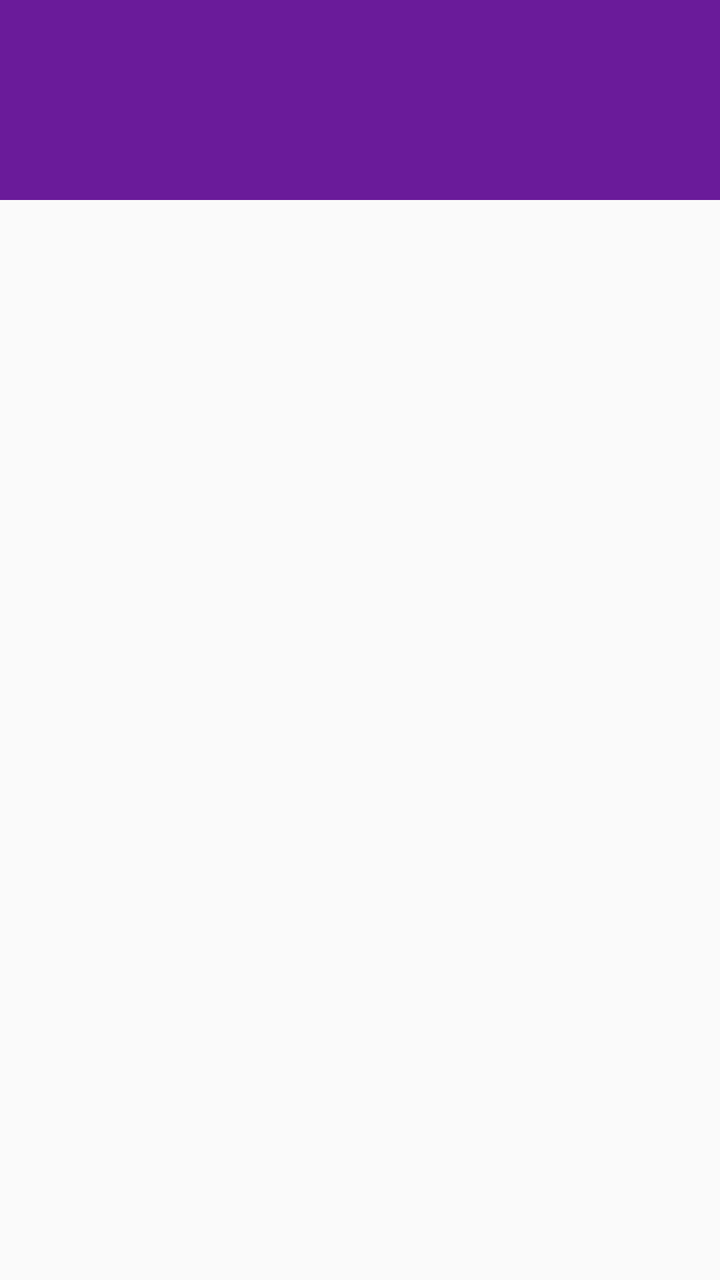
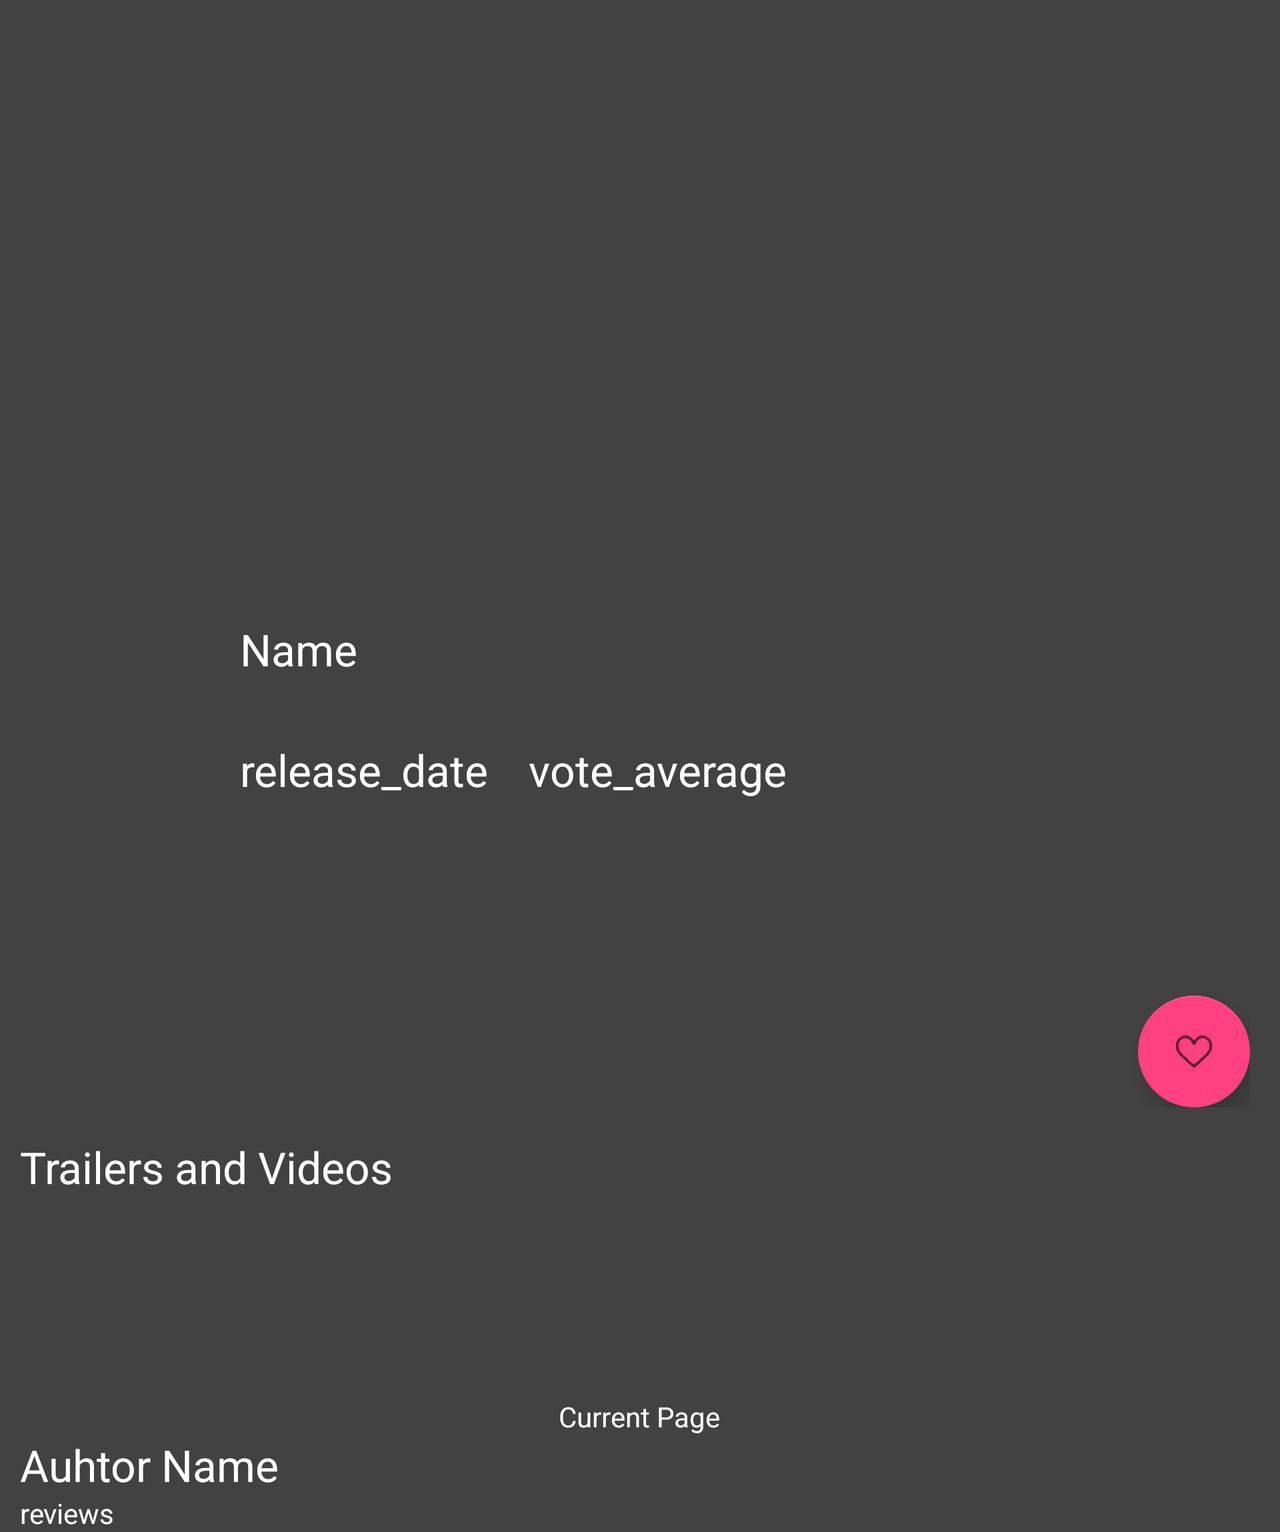

One screen, two layout resources from the same app: the default and the repository's alternative for another configuration. Each is rendered where Android would select it; the XML of both is given below.
<!-- AndroidManifest.xml: application theme AppTheme -->
<!-- res/layout/activity_details.xml -->
<?xml version="1.0" encoding="utf-8"?>
<RelativeLayout xmlns:android="http://schemas.android.com/apk/res/android"
    xmlns:tools="http://schemas.android.com/tools"
    android:layout_width="match_parent"
    android:layout_height="match_parent"
    tools:context=".DetailsActivity">
    <FrameLayout
        android:id="@+id/frame_movie_name"
        android:layout_width="match_parent"
        android:layout_height="100dp"
        android:background="@color/colorPrimaryDark">
        <TextView
            android:id="@+id/tv_movie_name"
            android:layout_width="wrap_content"
            android:layout_height="wrap_content"
            android:layout_gravity="center"
            android:fontFamily="cursive"
            android:textColor="#FFFFFF"
            android:textAppearance="@style/TextAppearance.AppCompat.Large"/>

    </FrameLayout>
    <RelativeLayout
        android:id="@+id/image_year_rating"
        android:layout_marginTop="10dp"
        android:layout_below="@id/frame_movie_name"
        android:layout_width="match_parent"
        android:layout_height="wrap_content">
            <ImageView
                android:id="@+id/image_poster"
                android:layout_width="150dp"
                android:layout_height="150dp"
                android:layout_alignParentStart="true"
                android:layout_marginRight="10dp"/>
            <TextView
                android:id="@+id/tv_release_date"
                android:layout_width="match_parent"
                android:layout_height="wrap_content"
                android:fontFamily="cursive"
                android:textStyle="italic"
                android:textAppearance="@style/Base.TextAppearance.AppCompat.Large"
                android:layout_toRightOf="@id/image_poster"
                android:layout_marginBottom="10dp"/>
            <TextView
                android:id="@+id/tv_vote_average"
                android:textAppearance="@style/Base.TextAppearance.AppCompat.Large"
                android:layout_width="match_parent"
                android:layout_height="wrap_content"
                android:fontFamily="cursive"
                android:textStyle="italic"
                android:layout_toRightOf="@id/image_poster"
                android:layout_below="@id/tv_release_date"/>
        <ProgressBar
            android:id="@+id/pb_load_status"
            android:layout_width="wrap_content"
            android:layout_height="wrap_content"
            android:visibility="invisible"/>




    </RelativeLayout>
    <FrameLayout
        android:layout_width="match_parent"
        android:layout_height="wrap_content"
        android:layout_below="@+id/image_year_rating"
        android:layout_marginTop="10dp"
        android:padding="5dp">
<ScrollView
    android:layout_width="match_parent"
    android:layout_height="wrap_content">
        <TextView
            android:paddingLeft="5dp"
            android:textAppearance="@style/Base.TextAppearance.AppCompat.Large"
            android:id="@+id/tv_synopsis"
            android:padding="2dp"
            android:layout_width="match_parent"
            android:layout_height="wrap_content"
            android:fontFamily="cursive"
            android:textStyle="italic"
            android:layout_below="@+id/image_poster"/>
</ScrollView>
    </FrameLayout>

</RelativeLayout>
<!-- resources referenced by this layout -->
<resources>
  <color name="colorPrimaryDark">#6A1B9A</color>
  <style name="AppTheme" parent="Theme.AppCompat.Light.DarkActionBar">
          
          <item name="colorPrimary">@color/colorPrimary</item>
          <item name="colorPrimaryDark">@color/colorPrimaryDark</item>
          <item name="colorAccent">@color/colorAccent</item>
  
      </style>
  <color name="colorPrimary">#8E24AA</color>
  <color name="colorAccent">#FF4081</color>
</resources>
<!-- res/layout-land/activity_details.xml (the repository's variant of the layout above) -->
<!-- drawn on the phone turned sideways -->
<?xml version="1.0" encoding="utf-8"?>
<ScrollView xmlns:android="http://schemas.android.com/apk/res/android"
    android:background="@color/darkGrey"
    xmlns:tools="http://schemas.android.com/tools"
    android:layout_width="match_parent"
    android:layout_height="match_parent"
    tools:context=".DetailsActivity">

<RelativeLayout xmlns:android="http://schemas.android.com/apk/res/android"
    android:layout_width="match_parent"
    android:layout_height="match_parent">
    <FrameLayout
        android:id="@+id/frame_movie_name"
        android:layout_width="match_parent"
        android:layout_height="300dp"
        style="@style/backdrop_image">
        <ImageView android:id="@+id/img_backdrop"
            android:layout_height="match_parent"
            android:layout_width="match_parent"/>
    </FrameLayout>

        <RelativeLayout
            android:id="@+id/image_year_rating"
            android:layout_width="match_parent"
            android:layout_height="wrap_content"
            android:layout_below="@id/frame_movie_name"
            style="@style/induvidual_layouts">

            <ImageView
                android:id="@+id/image_poster"
                android:layout_width="100dp"
                android:layout_height="150dp"
                android:layout_alignParentStart="true"
                android:layout_marginRight="10dp" />

            <TextView
                android:id="@+id/tv_movie_name"
                android:layout_width="wrap_content"
                android:layout_height="wrap_content"
                android:layout_marginBottom="10dp"
                android:layout_toRightOf="@id/image_poster"
                android:textAppearance="@style/TextAppearance.AppCompat.Large"
                android:textColor="@color/white"
                tools:text="Name" />

            <TextView
                android:id="@+id/tv_release_date"
                android:layout_width="wrap_content"
                android:layout_height="wrap_content"
                android:layout_alignStart="@+id/tv_movie_name"
                android:layout_centerVertical="true"
                android:textColor="@color/white"

                android:textAppearance="@style/Base.TextAppearance.AppCompat.Large"

                tools:text="@string/releaseDate" />

            <TextView
                android:id="@+id/tv_vote_average"
                android:layout_marginLeft="20dp"
                android:layout_width="wrap_content"
                android:layout_height="wrap_content"
                android:layout_centerVertical="true"
                android:layout_toRightOf="@id/tv_release_date"
                android:textAppearance="@style/Base.TextAppearance.AppCompat.Large"
                android:textColor="@color/white"
                tools:text="@string/AverageScore" />

            <ProgressBar
                android:id="@+id/pb_load_status"
                android:layout_width="wrap_content"
                android:layout_height="wrap_content"
                android:visibility="invisible" />

        </RelativeLayout>

        <RelativeLayout
            android:id="@+id/synopsis_layout"
            android:layout_width="match_parent"
            android:layout_height="wrap_content"
            android:layout_below="@+id/image_year_rating"
            style="@style/induvidual_layouts"
            android:padding="5dp">

            <TextView
                android:textColor="@color/white"
                android:id="@+id/tv_synopsis"
                android:layout_width="match_parent"
                android:layout_height="wrap_content"

                android:padding="2dp"
                android:textAppearance="@style/Base.TextAppearance.AppCompat.Body1"
                />

            <android.support.design.widget.FloatingActionButton
                android:id="@+id/fab_add_favorites"
                android:layout_below="@id/tv_synopsis"
                android:layout_width="wrap_content"
                android:layout_height="wrap_content"
                android:layout_alignParentEnd="true"
                android:clickable="true"
                android:src="@drawable/ic_like_movie"
                 />

        </RelativeLayout>

        <RelativeLayout
            android:id="@+id/layout_videos"
            android:layout_width="wrap_content"
            android:layout_height="120dp"
            android:layout_below="@+id/synopsis_layout"
            style="@style/induvidual_layouts">
            <TextView
                android:id="@+id/Video_lbl"
                android:text="Trailers and Videos "
                android:layout_width="wrap_content"
                android:textAppearance="@style/Base.TextAppearance.AppCompat.Large"
                android:textColor="@color/white"
                android:layout_height="wrap_content" />
            <android.support.v7.widget.RecyclerView
                android:id="@+id/list_videos"
                android:layout_below="@+id/Video_lbl"
                android:layout_marginTop="2dp"
                android:layout_width="wrap_content"
                android:layout_height="match_parent" />
        </RelativeLayout>

        <RelativeLayout
            android:id="@+id/layout_reviews"
            android:layout_width="match_parent"
            android:layout_height="wrap_content"
            android:layout_below="@id/layout_videos"
            style="@style/induvidual_layouts">
            <TextView
                android:id="@+id/currentPage"
                android:layout_centerHorizontal="true"
                tools:text="Current Page"
                android:textColor="@color/white"
                android:layout_width="wrap_content"
                android:layout_height="wrap_content" />
            <TextView
                android:id="@+id/author_name"
                android:layout_width="wrap_content"
                android:textColor="@color/white"
                android:textAppearance="@style/Base.TextAppearance.AppCompat.Large"
                android:layout_below="@+id/currentPage"
                tools:text="Auhtor Name"
                android:layout_height="wrap_content" />
            <ImageButton
                android:id="@+id/right_review"
                android:layout_width="wrap_content"
                android:layout_centerVertical="true"
                android:visibility="invisible"
                android:onClick="movieright"
                android:background="@drawable/right_arrow"
                android:layout_alignParentEnd="true"
                android:layout_height="wrap_content" />
            <ImageButton
                android:id="@+id/left_review"
                android:layout_alignParentStart="true"
                android:layout_centerVertical="true"
                android:visibility="invisible"
                android:onClick="moveleft"
                android:background="@drawable/left_arrow"
                android:layout_width="wrap_content"
                android:layout_height="wrap_content" />
            <TextView
                android:id="@+id/txt_reviews"
                tools:text="reviews"
                android:textAppearance="@style/Base.TextAppearance.AppCompat.Body1"
                android:textColor="@color/white"
                android:layout_width="match_parent"
                android:layout_height="wrap_content"
                android:layout_below="@id/author_name"/>
        </RelativeLayout>


</RelativeLayout>
</ScrollView>
<!-- resources referenced by the variant -->
<!-- as the phone turned sideways resolves them -->
<resources>
  <color name="darkGrey">#424242</color>
  <color name="white">#ffffff</color>
  <!-- drawable ic_like_movie: png bitmap (drawable-hdpi, 1094 bytes) -->
  <!-- drawable left_arrow: png bitmap (drawable, 487 bytes) -->
  <!-- drawable right_arrow: png bitmap (drawable, 491 bytes) -->
  <string name="AverageScore">vote_average</string>
  <string name="releaseDate">release_date</string>
  <style name="backdrop_image">
         <item name="android:layout_marginLeft">10dp</item>
          <item name="android:layout_marginRight">10dp</item>
      </style>
  <style name="induvidual_layouts">
          <item name="android:layout_marginLeft">10dp</item>
          <item name="android:layout_marginRight">10dp</item>
          <item name="android:layout_marginTop">10dp</item>
      </style>
  <style name="AppTheme" parent="Theme.AppCompat.Light.DarkActionBar">
          
          <item name="colorPrimary">@color/colorPrimary</item>
          <item name="colorPrimaryDark">@color/colorPrimaryDark</item>
          <item name="colorAccent">@color/colorAccent</item>
  
      </style>
  <color name="colorPrimary">#8E24AA</color>
  <color name="colorPrimaryDark">#6A1B9A</color>
  <color name="colorAccent">#FF4081</color>
</resources>
